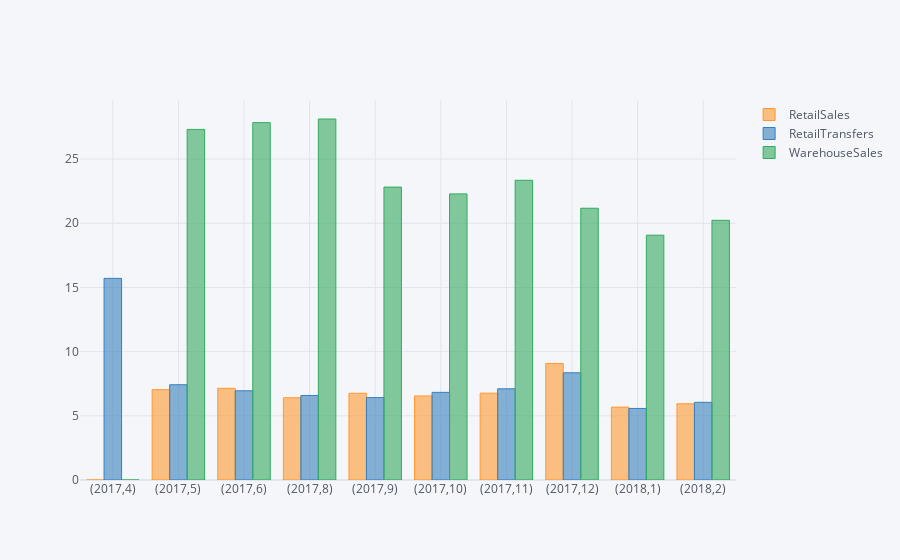

The cell this chart's notebook holds for it:
### Markdown cell above
## 4. Plot the same information as above but as a bar chart.

### Code cell
salespermonth.iplot(kind='bar')

### Figure 1 — Plotly figure (JSON) as saved in the notebook; plotly's stock layout.template omitted (floating-point values rounded to 4 significant figures)
{"data": [{"marker": {"color": "rgba(255, 153, 51, 0.6)", "line": {"color": "rgba(255, 153, 51, 1.0)", "width": 1}}, "name": "RetailSales", "orientation": "v", "text": "", "type": "bar", "x": ["(2017,4)", "(2017,5)", "(2017,6)", "(2017,8)", "(2017,9)", "(2017,10)", "(2017,11)", "(2017,12)", "(2018,1)", "(2018,2)"], "y": [0, 7.039, 7.144, 6.41, 6.757, 6.549, 6.765, 9.078, 5.679, 5.939]}, {"marker": {"color": "rgba(55, 128, 191, 0.6)", "line": {"color": "rgba(55, 128, 191, 1.0)", "width": 1}}, "name": "RetailTransfers", "orientation": "v", "text": "", "type": "bar", "x": ["(2017,4)", "(2017,5)", "(2017,6)", "(2017,8)", "(2017,9)", "(2017,10)", "(2017,11)", "(2017,12)", "(2018,1)", "(2018,2)"], "y": [15.71, 7.422, 6.95, 6.585, 6.42, 6.828, 7.104, 8.354, 5.575, 6.05]}, {"marker": {"color": "rgba(50, 171, 96, 0.6)", "line": {"color": "rgba(50, 171, 96, 1.0)", "width": 1}}, "name": "WarehouseSales", "orientation": "v", "text": "", "type": "bar", "x": ["(2017,4)", "(2017,5)", "(2017,6)", "(2017,8)", "(2017,9)", "(2017,10)", "(2017,11)", "(2017,12)", "(2018,1)", "(2018,2)"], "y": [0, 27.31, 27.84, 28.12, 22.82, 22.29, 23.35, 21.17, 19.07, 20.23]}], "layout": {"autosize": true, "legend": {"bgcolor": "#F5F6F9", "font": {"color": "#4D5663"}}, "paper_bgcolor": "#F5F6F9", "plot_bgcolor": "#F5F6F9", "title": {"font": {"color": "#4D5663"}}, "xaxis": {"autorange": true, "gridcolor": "#E1E5ED", "range": [-0.5, 9.5], "showgrid": true, "tickfont": {"color": "#4D5663"}, "title": {"font": {"color": "#4D5663"}, "text": ""}, "type": "category", "zerolinecolor": "#E1E5ED"}, "yaxis": {"autorange": true, "gridcolor": "#E1E5ED", "range": [0, 29.6], "showgrid": true, "tickfont": {"color": "#4D5663"}, "title": {"font": {"color": "#4D5663"}, "text": ""}, "type": "linear", "zerolinecolor": "#E1E5ED"}}}
